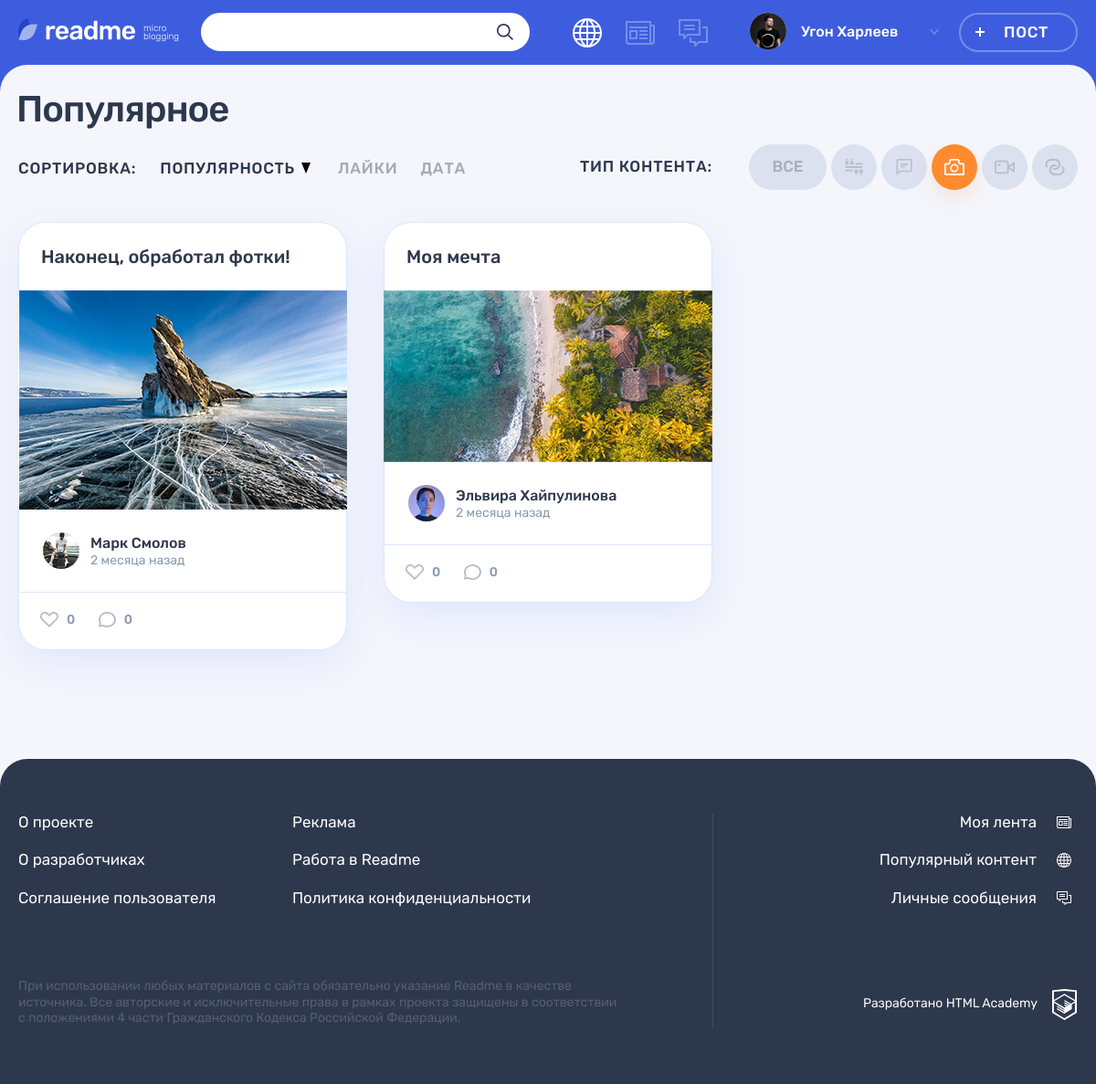
Screenshot of /index.php?tab=3 with the database file from the repository.
### tables this page shows
CREATE TABLE content_type
(
    id   INT AUTO_INCREMENT PRIMARY KEY UNIQUE,
    type VARCHAR(1024),
    icon VARCHAR(1024)
);

CREATE TABLE posts
(
    id              INT AUTO_INCREMENT PRIMARY KEY UNIQUE,
    timestamp_add   TIMESTAMP,  
    title           VARCHAR(128) NOT NULL,
    text_content    TEXT,
    quote_author    VARCHAR(1024),
    image_content   VARCHAR(1024),
    video_content   VARCHAR(1024),
    link            VARCHAR(1024),
    show_count      INT,
    author_id       INT          NOT NULL,
    content_type_id INT,
    hashtag         VARCHAR(1024),
    INDEX (title)
);

CREATE TABLE users
(
    id            INT AUTO_INCREMENT PRIMARY KEY UNIQUE,  
    timestamp_add TIMESTAMP,
    email         VARCHAR(128) NOT NULL UNIQUE,
    login         VARCHAR(64)  NOT NULL UNIQUE,
    password      VARCHAR(64)  NOT NULL,
    avatar_path   VARCHAR(1024),
    INDEX (login)
);

### functions.php (called while the page is built, shortened)
<?php
function include_template($path, array $data = [])
{
    $path = 'templates/' . $path . '.php';
    htmlspecialchars(extract($data));
    require_once $path;
    return ob_get_clean();
}
function get_noun_plural_form(int $number, string $one, string $two, string $many): string
{
    $number = (int)$number;
    $mod10 = $number % 10;
    $mod100 = $number % 100;
    switch (true) {
        case ($mod10 >= 2 && $mod10 <= 4):
            return $two;
    }
}
function show_date($time, $format)
{
    $timestamp = strtotime($time);
    $dt = date_create();
    $dt = date_timestamp_set($dt, $timestamp);
    $current_timestamp = time();
    switch ($format) {
        case 'datetime_format':
            $format_timestamp = date_format($dt, DATETIME_FORMAT);
            break;
        case 'title_format':
            $format_timestamp = date_format($dt, TITLE_FORMAT);
            break;
        case 'relative_format':
            if ($timestamp + SIXTY_MINUTES > $current_timestamp) {
                $remaining_minutes = ceil(($current_timestamp - $timestamp) / SIXTY_SECONDS);
                $format_timestamp = $remaining_minutes . get_noun_plural_form(
                        $remaining_minutes,
                        ' минута',
                        ' минуты',
                        ' минут'
                    );
            } elseif ($timestamp + FIVE_WEEKS <= $current_timestamp) {
                $remaining_months = ceil(($current_timestamp - $timestamp) / FIVE_WEEKS);
                $format_timestamp = $remaining_months . get_noun_plural_form(
                        $remaining_months,
                        ' месяц',
                        ' месяца',
                        ' месяцев'
                    );
            }
            break;
    }
    return $format_timestamp;
}
function requestDataBase($sql, $type)
{
    $connect = mysqli_connect("localhost", "root", "root", "readme");
    mysqli_set_charset($connect, "utf8");
    if (!$connect) {
        $error = mysqli_connect_error();
        $answerDataBase = print("Ошибка MySQL: " . $error);
    } else {
        if ($result = mysqli_query($connect, $sql)) {
            switch ($type) {
                case 'all':
                    $answerDataBase = mysqli_fetch_all($result, MYSQLI_ASSOC);
                    break;
            }
        } else {
            $error = mysqli_error($connect);
            $answerDataBase = print("Ошибка MySQL: " . $error);
        }
    }
    return $answerDataBase;
}

### templates/main.php (the view, shortened to what this page needs)
<section class="page__main page__main--popular">
    <div class="container">
        <h1 class="page__title page__title--popular">Популярное</h1>
    </div>
    <div class="popular container">
        <div class="popular__filters-wrapper">
            <div class="popular__sorting sorting">
                <b class="popular__sorting-caption sorting__caption">Сортировка:</b>
                <ul class="popular__sorting-list sorting__list">
                    <li class="sorting__item sorting__item--popular">
                        <a class="sorting__link sorting__link--active" href="#">
                            <span>Популярность</span>
                            <svg class="sorting__icon" width="10" height="12">
                                <use xlink:href="#icon-sort"></use>
                            </svg>
                        </a>
                    </li>
                    <li class="sorting__item">
                        <a class="sorting__link" href="#">
                            <span>Лайки</span>
                        </a>
                    </li>
                    <li class="sorting__item">
                        <a class="sorting__link" href="#">
                            <span>Дата</span>
                        </a>
                    </li>
                </ul>
            </div>
            <div class="popular__filters filters">
                <b class="popular__filters-caption filters__caption">Тип контента:</b>
                <ul class="popular__filters-list filters__list">
                    <li class="popular__filters-item popular__filters-item--all filters__item filters__item--all">
                        <a class="filters__button filters__button--ellipse filters__button--all <?php if (!$contentIndex) {
                        } ?>"
                           href="../index.php">
                            <span>Все</span>
                        </a>
                    </li>
                    <?php foreach ($contentType as $value): ?>
                        <li class="popular__filters-item filters__item">
                            <a class="filters__button filters__button--<?= $value['icon']; ?> button <?php if ($contentIndex == $value['id']) {
                                print('filters__button--active');
                            } ?>" href="../index.php?tab=<?= $value['id']; ?>">
                                <svg class="filters__icon" width="22" height="18">
                                    <use xlink:href="#icon-filter-<?= $value['icon']; ?>"></use>
                                </svg>
                            </a>
                        </li>
                    <?php endforeach; ?>
                </ul>
            </div>
        </div>
        <div class="popular__posts">
            <?php foreach ($contentShow as $key => $val): ?>
                <article class="popular__post post post-<?= ($val['icon']); ?>">
                    <header class="post__header">
                        <a href="post.php?id=<?= ($val['id']); ?>">
                            <h2><?= ($val['title']); ?></h2>
                        </a>
                    </header>
                    <div class="post__main">
                        <?php if ($val['icon'] == 'text'): ?>
                            <p><?= (cut_text($val['text_content'])); ?></p>
                        <?php elseif ($val['icon'] == 'photo'): ?>
                            <div class="post-photo__image-wrapper">
                                <img src="img/<?= ($val['image_content']); ?>" alt="Фото от пользователя" width="360"
                                     height="240">
                            </div>
                        <?php endif; ?>
                    </div>
                    <footer class="post__footer">
                        <div class="post__author">
                            <a class="post__author-link" href="#" title="Автор">
                                <div class="post__avatar-wrapper">
                                    <img class="post__author-avatar" src="img/<?= ($val['avatar_path']); ?>"
                                         alt="Аватар пользователя">
                                </div>
                                <div class="post__info">
                                    <b class="post__author-name">
                                        <?= ($val['login']); ?>
                                    </b>
                                    <time class="post__time"
                                          datetime="<?= show_date(($val['timestamp_add']), 'datetime_format'); ?>"
                                          title="<?= show_date(($val['timestamp_add']), 'title_format'); ?>">
                                        <?= show_date(($val['timestamp_add']), 'relative_format'); ?> назад
                                    </time>
                                </div>
                            </a>
                        </div>
                        <div class="post__indicators">
                            <div class="post__buttons">
                                <a class="post__indicator post__indicator--likes button" href="#" title="Лайк">
                                    <svg class="post__indicator-icon" width="20" height="17">
                                        <use xlink:href="#icon-heart"></use>
                                    </svg>
                                    <span>0</span>
                                </a>
                                <a class="post__indicator post__indicator--comments button" href="#"
                                   title="Комментарии">
                                    <svg class="post__indicator-icon" width="19" height="17">
                                        <use xlink:href="#icon-comment"></use>
                                    </svg>
                                    <span>0</span>
                                </a>
                            </div>
                        </div>
                    </footer>
                </article>
            <?php endforeach; ?>
        </div>
    </div>
</section>

### rows the page displays
posts: title "Наконец, обработал фотки!", image_content (picture), author.avatar_path (picture), author.login "Марк Смолов", timestamp_add "2 месяца"
posts: title "Моя мечта", image_content (picture), author.avatar_path (picture), author.login "Эльвира Хайпулинова", timestamp_add "2 месяца"

### other values shown
$user_name "Угон Харлеев"
